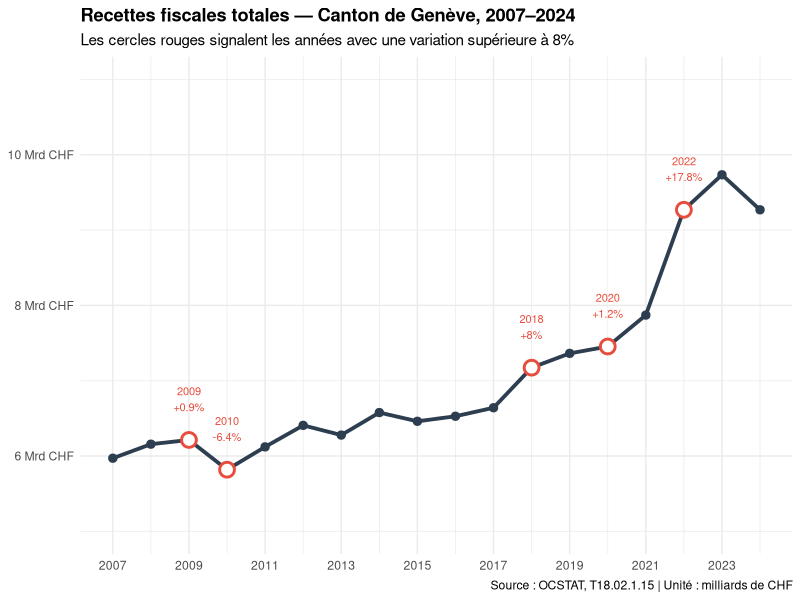
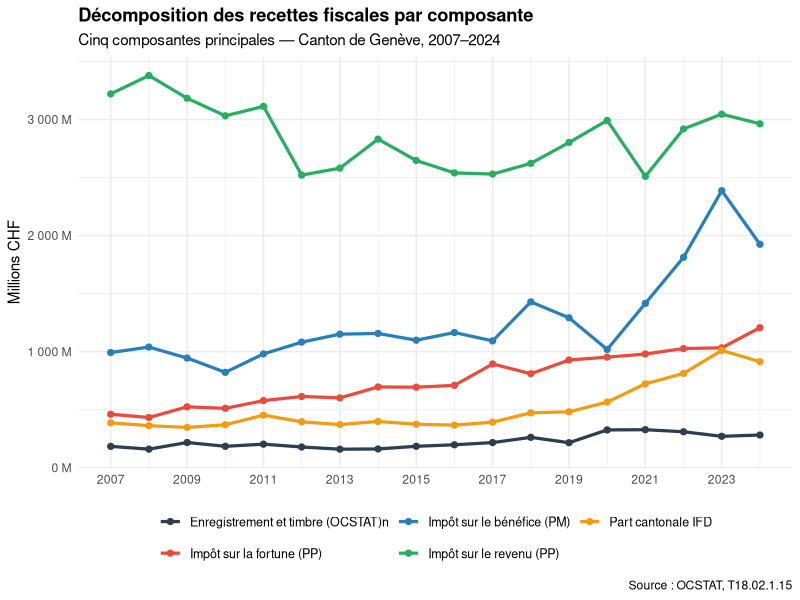
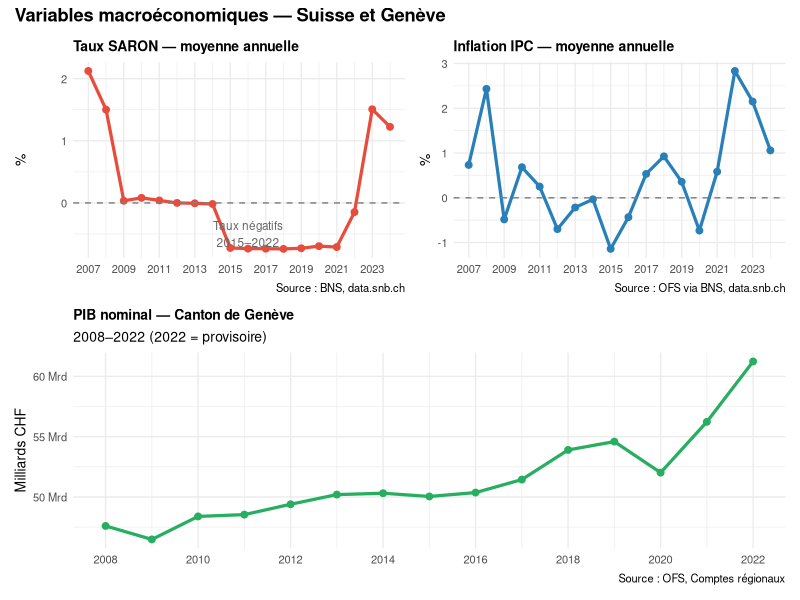
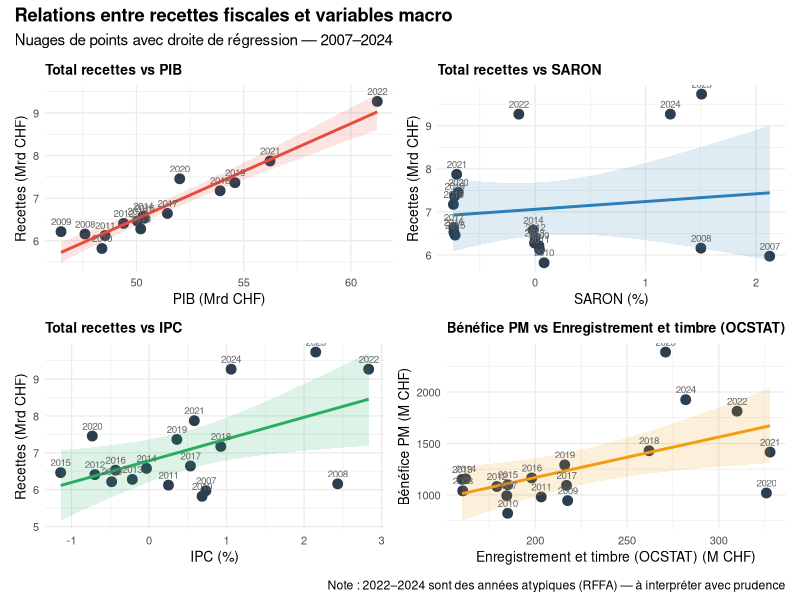
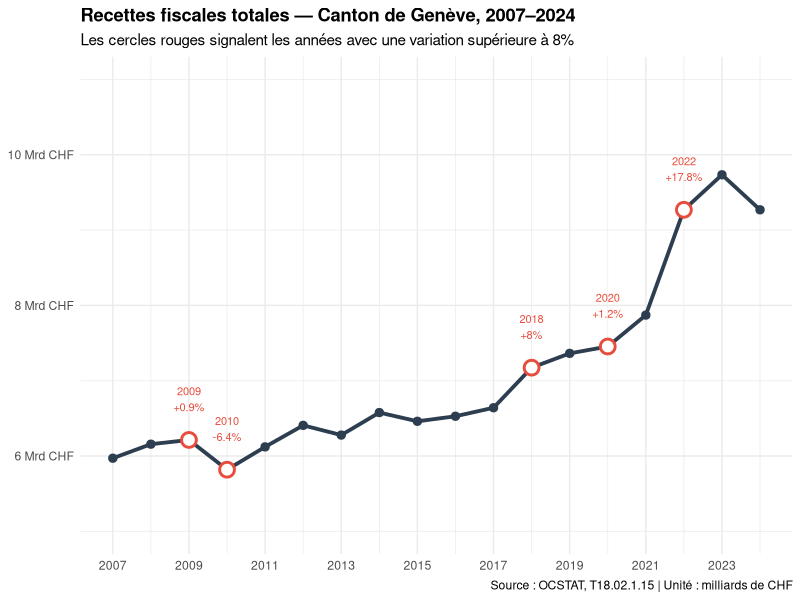
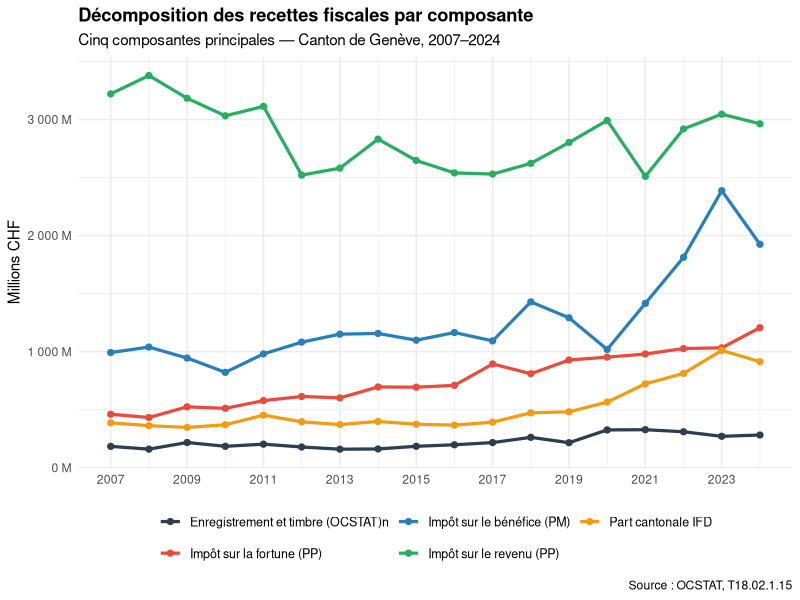

Write the R code that produced these figures, in order.
# =============================================================================
# PROJET : ANALYSE & PRÉVISION DES RECETTES FISCALES GENEVOISES
# Script  : 01_exploration.R
# Auteur  : Frat DAG
# Date    : Avril 2026
# Version : 2.0 — approche inductive
# =============================================================================
# POINT DE DÉPART : on ne sait pas encore quels modèles on va utiliser.
# Ce script laisse les données poser les questions.
# Les questions identifiées ici détermineront le script 02.
# =============================================================================

# -----------------------------------------------------------------------------
# 0. PACKAGES
# -----------------------------------------------------------------------------

library(tidyverse)
library(scales)
library(patchwork)

# -----------------------------------------------------------------------------
# 1. SAISIE DES DONNÉES
# -----------------------------------------------------------------------------
# Source : OCSTAT T18.02.1.15 — Revenus d'impôts de l'État de Genève
# Unité  : millions de CHF, totaux annuels
# Période: 2007–2024 (N=18)
#
# NOTE NOMENCLATURE :
# On n'utilise PAS l'acronyme ICC — à Genève, ICC = Impôts Cantonaux et
# Communaux (terme générique). On utilise "ben_pm" pour l'impôt sur le
# bénéfice des personnes morales, conformément à la nomenclature OCSTAT.
# -----------------------------------------------------------------------------

fiscal <- tibble(
  annee = 2007:2024,
  
  # Impôts sur les personnes physiques
  pp_total   = c(3699.6, 3831.1, 3726.9, 3569.6, 3700.9,
                 3915, 3724, 3941, 3888, 3779, 4005, 4037,
                 4322, 4562, 4285, 5274, 5006, 5171),
  
  ir         = c(3221.0, 3379.0, 3182.9, 3031.9, 3113.1,
                 2521, 2581, 2831, 2647, 2540, 2530, 2622,
                 2802, 2992, 2510, 2919, 3046, 2963),
  
  fortune    = c(461.0, 433.0, 524.8, 512.1, 578.5,
                 614, 602, 696, 694, 710, 894, 810,
                 928, 953, 980, 1027, 1033, 1207),
  
  # Impôts sur les personnes morales
  # ben_pm = impôt sur le bénéfice des personnes morales (nomenclature OCSTAT)
  pm_total   = c(1246.1, 1302.1, 1183.1, 1080.6, 1240.5,
                 1354, 1448, 1465, 1391, 1474, 1420, 1772,
                 1639, 1350, 1684, 2045, 2600, 2108),
  
  ben_pm     = c(992.6, 1039.8, 945.2, 822.0, 980.9,
                 1082, 1151, 1157, 1099, 1165, 1093, 1429,
                 1292, 1019, 1416, 1813, 2387, 1925),
  
  cap_pm     = c(252.9, 259.3, 235.9, 253.6, 255.2,
                 271, 289, 298, 287, 305, 322, 327,
                 342, 311, 263, 215, 204, 183),
  
  # Autres impôts
  # enreg_timbre = "Produits de l'enregistrement et timbre" (nomenclature OCSTAT)
  # Note : agrège droits de mutation immobiliers, droits de timbre
  # et autres droits d'enregistrement — pas uniquement les droits de mutation
  enreg_timbre = c(184.4, 160.4, 217.6, 184.9, 203.2,
                   179, 160, 162, 185, 198, 217, 262,
                   216, 326, 328, 310, 271, 282),
  
  successions = c(98.5, 107.2, 308.4, 194.6, 98.6,
                  105, 132, 261, 147, 207, 152, 157,
                  195, 188, 187, 264, 324, 255),
  
  # Part cantonale à l'impôt fédéral direct
  ifd        = c(387.0, 362.9, 347.5, 370.6, 453.2,
                 396, 372, 399, 375, 367, 393, 473,
                 482, 566, 723, 813, 1011, 913),
  
  # Total
  total      = c(5970.9, 6157.2, 6213.5, 5818.6, 6121.4,
                 6407, 6278, 6577, 6461, 6528, 6641, 7173,
                 7363, 7454, 7871, 9269, 9734, 9269)
)

# -----------------------------------------------------------------------------
# 2. DONNÉES MACRO
# -----------------------------------------------------------------------------

# PIB nominal Genève (OFS — Comptes régionaux)
# Période : 2008–2022 (2022 = provisoire)
pib <- tibble(
  annee  = 2008:2022,
  pib_ge = c(47597, 46480, 48388, 48536, 49397, 50197,
             50311, 50042, 50365, 51443, 53900, 54591,
             52016, 56229, 61231)
)

# SARON mensuel → moyenne annuelle (BNS)
saron_m <- tibble(
  date = c(
    "2000-01","2000-02","2000-03","2000-04","2000-05","2000-06",
    "2000-07","2000-08","2000-09","2000-10","2000-11","2000-12",
    "2001-01","2001-02","2001-03","2001-04","2001-05","2001-06",
    "2001-07","2001-08","2001-09","2001-10","2001-11","2001-12",
    "2002-01","2002-02","2002-03","2002-04","2002-05","2002-06",
    "2002-07","2002-08","2002-09","2002-10","2002-11","2002-12",
    "2003-01","2003-02","2003-03","2003-04","2003-05","2003-06",
    "2003-07","2003-08","2003-09","2003-10","2003-11","2003-12",
    "2004-01","2004-02","2004-03","2004-04","2004-05","2004-06",
    "2004-07","2004-08","2004-09","2004-10","2004-11","2004-12",
    "2005-01","2005-02","2005-03","2005-04","2005-05","2005-06",
    "2005-07","2005-08","2005-09","2005-10","2005-11","2005-12",
    "2006-01","2006-02","2006-03","2006-04","2006-05","2006-06",
    "2006-07","2006-08","2006-09","2006-10","2006-11","2006-12",
    "2007-01","2007-02","2007-03","2007-04","2007-05","2007-06",
    "2007-07","2007-08","2007-09","2007-10","2007-11","2007-12",
    "2008-01","2008-02","2008-03","2008-04","2008-05","2008-06",
    "2008-07","2008-08","2008-09","2008-10","2008-11","2008-12",
    "2009-01","2009-02","2009-03","2009-04","2009-05","2009-06",
    "2009-07","2009-08","2009-09","2009-10","2009-11","2009-12",
    "2010-01","2010-02","2010-03","2010-04","2010-05","2010-06",
    "2010-07","2010-08","2010-09","2010-10","2010-11","2010-12",
    "2011-01","2011-02","2011-03","2011-04","2011-05","2011-06",
    "2011-07","2011-08","2011-09","2011-10","2011-11","2011-12",
    "2012-01","2012-02","2012-03","2012-04","2012-05","2012-06",
    "2012-07","2012-08","2012-09","2012-10","2012-11","2012-12",
    "2013-01","2013-02","2013-03","2013-04","2013-05","2013-06",
    "2013-07","2013-08","2013-09","2013-10","2013-11","2013-12",
    "2014-01","2014-02","2014-03","2014-04","2014-05","2014-06",
    "2014-07","2014-08","2014-09","2014-10","2014-11","2014-12",
    "2015-01","2015-02","2015-03","2015-04","2015-05","2015-06",
    "2015-07","2015-08","2015-09","2015-10","2015-11","2015-12",
    "2016-01","2016-02","2016-03","2016-04","2016-05","2016-06",
    "2016-07","2016-08","2016-09","2016-10","2016-11","2016-12",
    "2017-01","2017-02","2017-03","2017-04","2017-05","2017-06",
    "2017-07","2017-08","2017-09","2017-10","2017-11","2017-12",
    "2018-01","2018-02","2018-03","2018-04","2018-05","2018-06",
    "2018-07","2018-08","2018-09","2018-10","2018-11","2018-12",
    "2019-01","2019-02","2019-03","2019-04","2019-05","2019-06",
    "2019-07","2019-08","2019-09","2019-10","2019-11","2019-12",
    "2020-01","2020-02","2020-03","2020-04","2020-05","2020-06",
    "2020-07","2020-08","2020-09","2020-10","2020-11","2020-12",
    "2021-01","2021-02","2021-03","2021-04","2021-05","2021-06",
    "2021-07","2021-08","2021-09","2021-10","2021-11","2021-12",
    "2022-01","2022-02","2022-03","2022-04","2022-05","2022-06",
    "2022-07","2022-08","2022-09","2022-10","2022-11","2022-12",
    "2023-01","2023-02","2023-03","2023-04","2023-05","2023-06",
    "2023-07","2023-08","2023-09","2023-10","2023-11","2023-12",
    "2024-01","2024-02","2024-03","2024-04","2024-05","2024-06",
    "2024-07","2024-08","2024-09","2024-10","2024-11","2024-12"
  ),
  saron = c(
    2.28,1.342026,2.361749,2.547827,3.047974,3.054887,
    2.778948,3.125945,2.991287,2.967391,2.955805,3.490226,
    3.308556,3.282052,3.250111,3.085493,3.275508,3.283814,
    3.226346,3.123531,2.027698,2.118133,1.960142,1.469348,
    1.203506,1.571053,1.202675,1.418686,0.974746,0.937309,
    0.703175,0.603556,0.50856,0.517184,0.506908,0.362647,
    0.486557,0.562408,0.177559,0.094747,0.13474,0.14823,
    0.111008,0.053337,0.145845,0.113241,0.117566,0.126631,
    0.098549,0.100093,0.110365,0.108065,0.112946,0.360676,
    0.1953,0.173508,0.53447,0.63083,0.503354,0.497394,
    0.654176,0.67587,0.809343,0.646173,0.665846,0.631008,
    0.678098,0.677405,0.674366,0.673334,0.68404,0.609864,
    0.828563,0.895374,1.05294,1.187275,1.11309,1.242492,
    1.345125,1.370228,1.682963,1.627171,1.768215,1.897995,
    1.905279,1.835111,1.979335,2.066636,2.165807,2.418879,
    2.490651,2.3134,2.209981,2.118889,2.115592,1.873853,
    2.241335,2.240998,1.894609,1.850478,1.796851,1.860357,
    1.955679,1.933609,1.666335,0.522862,0.03909,0.019608,
    0.080879,0.035864,0.031394,0.03359,0.034996,0.020048,
    0.016977,0.018446,0.024256,0.045043,0.043573,0.031984,
    0.027068,0.037635,0.052509,0.027666,0.016089,0.059386,
    0.079548,0.318768,0.093595,0.058606,0.15866,0.050282,
    0.10152,0.078858,0.083753,0.030437,0.02816,0.07111,
    0.05025,-0.009758,0.008339,0.002873,0.02014,0.018136,
    -0.012948,-0.001064,0.007232,-0.017135,0.016374,0.027838,
    -0.057817,-0.023866,0.022813,-0.027541,0.04,0.032766,
    -0.028182,-0.035067,-0.017292,-0.008163,-0.024285,0.004224,
    -0.005746,0.010574,-0.001193,-0.016479,-0.033343,0.089315,
    -0.015391,-0.02602,-0.000316,-0.038873,-0.022355,-0.036625,
    -0.034751,0.006218,0.01231,-0.034484,-0.015032,0.003368,
    -0.678498,-0.7561,-0.730568,-0.722648,-0.726401,-0.727129,
    -0.738677,-0.724588,-0.719895,-0.724732,-0.72187,-0.721086,
    -0.723007,-0.733788,-0.737954,-0.726368,-0.729792,-0.765593,
    -0.745432,-0.731087,-0.744965,-0.729412,-0.728146,-0.731921,
    -0.732656,-0.72986,-0.737014,-0.738899,-0.734836,-0.734155,
    -0.732636,-0.732305,-0.742996,-0.737404,-0.736376,-0.746149,
    -0.740278,-0.759249,-0.73834,-0.729806,-0.728226,-0.730086,
    -0.730823,-0.731997,-0.785767,-0.73731,-0.732697,-0.730971,
    -0.731819,-0.738785,-0.737656,-0.73173,-0.73687,-0.74023,
    -0.74512,-0.74726,-0.74627,-0.73297,-0.7065,-0.65925,
    -0.70191,-0.70741,-0.66619,-0.65946,-0.65962,-0.66239,
    -0.7037,-0.70568,-0.71371,-0.71804,-0.72109,-0.726264,
    -0.725018,-0.725267,-0.72334,-0.725071,-0.725578,-0.722566,
    -0.721564,-0.72305,-0.672877,-0.693678,-0.680889,-0.68483,
    -0.696923,-0.698075,-0.701726,-0.701592,-0.692302,-0.195447,
    -0.18865,-0.200623,0.43653,0.470718,0.459251,0.942118,
    0.946142,0.937929,1.418617,1.419656,1.441883,1.706544,
    1.702332,1.705343,1.714893,1.704967,1.701526,1.695237,
    1.698236,1.697838,1.464207,1.444518,1.450122,1.215794,
    1.21096,1.217226,0.957401,0.949059,0.942743,0.451195
  )
)

# IPC mensuel → moyenne annuelle (BNS/OFS)
ipc_m <- tibble(
  date = saron_m$date,
  ipc = c(
    1.6,1.6,1.5,1.4,1.6,1.8,1.9,1.1,1.4,1.3,1.9,1.5,
    1.3,0.8,1,1.2,1.8,1.6,1.4,1.1,0.7,0.6,0.3,0.3,
    0.5,0.7,0.5,1.1,0.6,0.3,-0.1,0.5,0.5,1.2,0.9,0.9,
    0.8,0.9,1.3,0.7,0.4,0.5,0.3,0.5,0.5,0.5,0.5,0.6,
    0.2,0.1,-0.1,0.5,0.9,1.1,0.9,1,0.9,1.3,1.5,1.3,
    1.2,1.4,1.4,1.4,1.1,0.7,1.2,1,1.4,1.3,1,1,
    1.3,1.4,1,1.1,1.4,1.6,1.4,1.5,0.8,0.3,0.5,0.6,
    0.1,0,0.2,0.5,0.5,0.6,0.7,0.4,0.7,1.3,1.8,2,
    2.4,2.4,2.6,2.3,2.9,2.9,3.1,2.9,2.9,2.6,1.5,0.7,
    0.1,0.2,-0.4,-0.3,-1,-1,-1.2,-0.8,-0.9,-0.8,0,0.3,
    1,0.9,1.4,1.4,1.1,0.5,0.4,0.3,0.3,0.2,0.2,0.5,
    0.3,0.5,1,0.3,0.4,0.6,0.5,0.2,0.5,-0.1,-0.5,-0.7,
    -0.8,-0.9,-1,-1,-1,-1.1,-0.7,-0.5,-0.4,-0.2,-0.4,-0.4,
    -0.3,-0.3,-0.6,-0.6,-0.5,-0.1,0,0,-0.1,-0.3,0.1,0.1,
    0.1,-0.1,0,0,0.2,0,-0,-0.1,-0.1,0,-0.1,-0.3,
    -0.5,-0.8,-0.9,-1.1,-1.2,-1,-1.3,-1.4,-1.4,-1.4,-1.4,-1.3,
    -1.3,-0.8,-0.9,-0.4,-0.4,-0.4,-0.2,-0.1,-0.2,-0.2,-0.3,0,
    0.3,0.6,0.6,0.4,0.5,0.2,0.3,0.5,0.7,0.7,0.8,0.8,
    0.7,0.6,0.8,0.8,1,1.1,1.2,1.2,1,1.1,0.9,0.7,
    0.6,0.6,0.7,0.7,0.6,0.6,0.3,0.3,0.1,-0.3,-0.1,0.2,
    0.2,-0.1,-0.5,-1.1,-1.3,-1.3,-0.9,-0.9,-0.8,-0.6,-0.7,-0.8,
    -0.5,-0.5,-0.2,0.3,0.6,0.6,0.7,0.9,0.9,1.2,1.5,1.5,
    1.6,2.2,2.4,2.5,2.9,3.4,3.4,3.5,3.3,3,3,2.8,
    3.3,3.4,2.9,2.6,2.2,1.7,1.6,1.6,1.7,1.7,1.4,1.7,
    1.3,1.2,1,1.4,1.4,1.3,1.3,1.1,0.8,0.6,0.7,0.6
  )
)

# Agrégation annuelle
saron_a <- saron_m %>%
  mutate(annee = as.integer(substr(date, 1, 4))) %>%
  filter(annee >= 2007, annee <= 2024) %>%
  group_by(annee) %>%
  summarise(saron = mean(saron, na.rm = TRUE))

ipc_a <- ipc_m %>%
  mutate(annee = as.integer(substr(date, 1, 4))) %>%
  filter(annee >= 2007, annee <= 2024) %>%
  group_by(annee) %>%
  summarise(ipc = mean(ipc, na.rm = TRUE))

# Tableau consolidé
df <- fiscal %>%
  left_join(pib,     by = "annee") %>%
  left_join(saron_a, by = "annee") %>%
  left_join(ipc_a,   by = "annee")

cat("Tableau consolidé :", nrow(df), "observations,", ncol(df), "variables\n")
cat("Valeurs manquantes par colonne :\n")
print(colSums(is.na(df)))

# -----------------------------------------------------------------------------
# 3. STATISTIQUES DESCRIPTIVES — ON REGARDE LES DONNÉES
# -----------------------------------------------------------------------------
# Avant tout graphique, avant tout test : les chiffres bruts.
# On cherche : ordres de grandeur, tendances visibles, anomalies, ruptures.
# -----------------------------------------------------------------------------

cat("\n=== STATISTIQUES DESCRIPTIVES ===\n")

desc <- df %>%
  dplyr::select(annee, total, ir, ben_pm, fortune,
                enreg_timbre, successions, ifd, saron, ipc, pib_ge) %>%
  summary()
print(desc)

# Taux de croissance annuel moyen (TCAM) — séries fiscales principales
tcam <- function(x, n) (x[n] / x[1])^(1/(n-1)) - 1

cat("\nTCAM 2007–2024 :\n")
cat("  Total recettes :", round(tcam(df$total, 18) * 100, 2), "%\n")
cat("  IR             :", round(tcam(df$ir, 18) * 100, 2), "%\n")
cat("  Bénéfice PM    :", round(tcam(df$ben_pm, 18) * 100, 2), "%\n")
cat("  IFD            :", round(tcam(df$ifd, 18) * 100, 2), "%\n")

# Coefficient de variation (volatilité relative)
cv <- function(x) round(sd(x, na.rm = TRUE) / mean(x, na.rm = TRUE) * 100, 1)

cat("\nCoefficient de variation (%) — mesure de volatilité :\n")
cat("  Total recettes :", cv(df$total), "%\n")
cat("  IR             :", cv(df$ir), "%\n")
cat("  Bénéfice PM    :", cv(df$ben_pm), "%\n")
cat("  Fortune        :", cv(df$fortune), "%\n")
cat("  Enregistrement et timbre (OCSTAT):", cv(df$enreg_timbre), "%\n")
cat("  Successions    :", cv(df$successions), "%\n")
cat("  IFD            :", cv(df$ifd), "%\n")

# Variations annuelles — pour repérer les années atypiques
df <- df %>%
  arrange(annee) %>%
  mutate(
    var_total   = c(NA, diff(total)),
    var_total_p = c(NA, diff(total) / lag(total)[-1] * 100),
    var_ben_pm  = c(NA, diff(ben_pm)),
    var_ifd     = c(NA, diff(ifd))
  )

cat("\nVariations annuelles du total des recettes (M CHF) :\n")
print(df %>% dplyr::select(annee, total, var_total, var_total_p) %>%
        mutate(across(where(is.numeric), ~round(., 1))))

# -----------------------------------------------------------------------------
# 4. GRAPHIQUE 1 — ÉVOLUTION BRUTE DU TOTAL
# -----------------------------------------------------------------------------
# Premier regard : la série telle qu'elle est.
# On annote les années qui semblent atypiques.
# -----------------------------------------------------------------------------

couleurs <- c("#2C3E50", "#E74C3C", "#2980B9", "#27AE60", "#F39C12")

# Identifier les années avec variation > 10% ou < -5%
ruptures <- df %>%
  filter(abs(var_total_p) > 8 | annee %in% c(2009, 2010, 2020)) %>%
  filter(!is.na(var_total_p))

g1 <- ggplot(df, aes(x = annee, y = total)) +
  geom_line(color = couleurs[1], linewidth = 1.3) +
  geom_point(color = couleurs[1], size = 2.5) +
  # Annotations des années atypiques
  geom_point(data = ruptures,
             aes(y = total), color = couleurs[2],
             size = 4, shape = 21, fill = "white", stroke = 1.5) +
  geom_text(data = ruptures,
            aes(y = total,
                label = paste0(annee, "\n",
                               ifelse(var_total_p > 0, "+", ""),
                               round(var_total_p, 1), "%")),
            vjust = -1.2, size = 2.8, color = couleurs[2]) +
  scale_y_continuous(
    labels = label_number(scale = 1/1000, suffix = " Mrd CHF"),
    limits = c(5000, 11000)
  ) +
  scale_x_continuous(breaks = seq(2007, 2024, by = 2)) +
  labs(
    title    = "Recettes fiscales totales — Canton de Genève, 2007–2024",
    subtitle = "Les cercles rouges signalent les années avec une variation supérieure à 8%",
    x = NULL, y = NULL,
    caption  = "Source : OCSTAT, T18.02.1.15 | Unité : milliards de CHF"
  ) +
  theme_minimal(base_size = 11) +
  theme(plot.title = element_text(face = "bold"))

print(g1)

# -----------------------------------------------------------------------------
# 5. GRAPHIQUE 2 — DÉCOMPOSITION PAR COMPOSANTE
# -----------------------------------------------------------------------------
# On regarde chaque composante séparément pour comprendre
# ce qui tire le total vers le haut ou vers le bas.
# -----------------------------------------------------------------------------

df_long <- df %>%
  dplyr::select(annee, ir, ben_pm, fortune, ifd, enreg_timbre) %>%
  pivot_longer(-annee, names_to = "composante", values_to = "valeur") %>%
  mutate(composante = recode(composante,
                             "ir"        = "Impôt sur le revenu (PP)",
                             "ben_pm"    = "Impôt sur le bénéfice (PM)",
                             "fortune"   = "Impôt sur la fortune (PP)",
                             "ifd"       = "Part cantonale IFD",
                             "enreg_timbre"= "Enregistrement et timbre (OCSTAT)n"
  ))

g2 <- ggplot(df_long, aes(x = annee, y = valeur, color = composante)) +
  geom_line(linewidth = 1.1) +
  geom_point(size = 1.8) +
  scale_color_manual(values = couleurs) +
  scale_y_continuous(labels = label_number(suffix = " M")) +
  scale_x_continuous(breaks = seq(2007, 2024, by = 2)) +
  labs(
    title    = "Décomposition des recettes fiscales par composante",
    subtitle = "Cinq composantes principales — Canton de Genève, 2007–2024",
    x = NULL, y = "Millions CHF",
    color    = NULL,
    caption  = "Source : OCSTAT, T18.02.1.15"
  ) +
  theme_minimal(base_size = 11) +
  theme(
    plot.title      = element_text(face = "bold"),
    legend.position = "bottom",
    legend.text     = element_text(size = 9)
  ) +
  guides(color = guide_legend(nrow = 2))

print(g2)

# -----------------------------------------------------------------------------
# 6. GRAPHIQUE 3 — VARIABLES MACRO
# -----------------------------------------------------------------------------

g3_saron <- ggplot(df, aes(x = annee, y = saron)) +
  geom_line(color = couleurs[2], linewidth = 1.1) +
  geom_point(color = couleurs[2], size = 2) +
  geom_hline(yintercept = 0, linetype = "dashed", color = "grey50") +
  annotate("text", x = 2016, y = -0.5,
           label = "Taux négatifs\n2015–2022",
           size = 3, color = "grey40") +
  scale_x_continuous(breaks = seq(2007, 2024, by = 2)) +
  labs(title = "Taux SARON — moyenne annuelle",
       x = NULL, y = "%",
       caption = "Source : BNS, data.snb.ch") +
  theme_minimal(base_size = 10) +
  theme(plot.title = element_text(face = "bold", size = 10))

g3_ipc <- ggplot(df, aes(x = annee, y = ipc)) +
  geom_line(color = couleurs[3], linewidth = 1.1) +
  geom_point(color = couleurs[3], size = 2) +
  geom_hline(yintercept = 0, linetype = "dashed", color = "grey50") +
  scale_x_continuous(breaks = seq(2007, 2024, by = 2)) +
  labs(title = "Inflation IPC — moyenne annuelle",
       x = NULL, y = "%",
       caption = "Source : OFS via BNS, data.snb.ch") +
  theme_minimal(base_size = 10) +
  theme(plot.title = element_text(face = "bold", size = 10))

g3_pib <- ggplot(df %>% filter(!is.na(pib_ge)),
                 aes(x = annee, y = pib_ge)) +
  geom_line(color = couleurs[4], linewidth = 1.1) +
  geom_point(color = couleurs[4], size = 2) +
  scale_y_continuous(labels = label_number(scale = 1/1000,
                                           suffix = " Mrd")) +
  scale_x_continuous(breaks = seq(2008, 2022, by = 2)) +
  labs(title = "PIB nominal — Canton de Genève",
       subtitle = "2008–2022 (2022 = provisoire)",
       x = NULL, y = "Milliards CHF",
       caption = "Source : OFS, Comptes régionaux") +
  theme_minimal(base_size = 10) +
  theme(plot.title = element_text(face = "bold", size = 10))

(g3_saron + g3_ipc) / g3_pib +
  plot_annotation(
    title = "Variables macroéconomiques — Suisse et Genève",
    theme = theme(plot.title = element_text(face = "bold"))
  )

# -----------------------------------------------------------------------------
# 7. GRAPHIQUE 4 — CORRÉLATIONS VISUELLES
# -----------------------------------------------------------------------------
# Avant tout test de corrélation : regarder les nuages de points.
# On cherche des relations visuelles entre les recettes et les variables macro.
# -----------------------------------------------------------------------------

df_corr <- df %>% filter(!is.na(pib_ge))

g4a <- ggplot(df_corr, aes(x = pib_ge/1000, y = total/1000)) +
  geom_point(color = couleurs[1], size = 3) +
  geom_smooth(method = "lm", se = TRUE,
              color = couleurs[2], fill = couleurs[2], alpha = 0.15) +
  geom_text(aes(label = annee), vjust = -0.8, size = 2.5, color = "grey40") +
  labs(title = "Total recettes vs PIB",
       x = "PIB (Mrd CHF)", y = "Recettes (Mrd CHF)") +
  theme_minimal(base_size = 10) +
  theme(plot.title = element_text(face = "bold", size = 10))

g4b <- ggplot(df, aes(x = saron, y = total/1000)) +
  geom_point(color = couleurs[1], size = 3) +
  geom_smooth(method = "lm", se = TRUE,
              color = couleurs[3], fill = couleurs[3], alpha = 0.15) +
  geom_text(aes(label = annee), vjust = -0.8, size = 2.5, color = "grey40") +
  labs(title = "Total recettes vs SARON",
       x = "SARON (%)", y = "Recettes (Mrd CHF)") +
  theme_minimal(base_size = 10) +
  theme(plot.title = element_text(face = "bold", size = 10))

g4c <- ggplot(df, aes(x = ipc, y = total/1000)) +
  geom_point(color = couleurs[1], size = 3) +
  geom_smooth(method = "lm", se = TRUE,
              color = couleurs[4], fill = couleurs[4], alpha = 0.15) +
  geom_text(aes(label = annee), vjust = -0.8, size = 2.5, color = "grey40") +
  labs(title = "Total recettes vs IPC",
       x = "IPC (%)", y = "Recettes (Mrd CHF)") +
  theme_minimal(base_size = 10) +
  theme(plot.title = element_text(face = "bold", size = 10))

g4d <- ggplot(df, aes(x = enreg_timbre, y = ben_pm)) +
  geom_point(color = couleurs[1], size = 3) +
  geom_smooth(method = "lm", se = TRUE,
              color = couleurs[5], fill = couleurs[5], alpha = 0.15) +
  geom_text(aes(label = annee), vjust = -0.8, size = 2.5, color = "grey40") +
  labs(title = "Bénéfice PM vs Enregistrement et timbre (OCSTAT)",
       x = "Enregistrement et timbre (OCSTAT) (M CHF)",
       y = "Bénéfice PM (M CHF)") +
  theme_minimal(base_size = 10) +
  theme(plot.title = element_text(face = "bold", size = 10))

(g4a + g4b) / (g4c + g4d) +
  plot_annotation(
    title    = "Relations entre recettes fiscales et variables macro",
    subtitle = "Nuages de points avec droite de régression — 2007–2024",
    caption  = "Note : 2022–2024 sont des années atypiques (RFFA) — à interpréter avec prudence",
    theme    = theme(plot.title = element_text(face = "bold"))
  )

# -----------------------------------------------------------------------------
# 8. MATRICE DE CORRÉLATION NUMÉRIQUE
# -----------------------------------------------------------------------------

cat("\n=== MATRICE DE CORRÉLATION ===\n")
cat("(sur la fenêtre commune 2008–2022 avec PIB)\n\n")

df_corr_mat <- df %>%
  filter(!is.na(pib_ge)) %>%
  dplyr::select(total, ir, ben_pm, fortune, ifd,
                enreg_timbre, pib_ge, saron, ipc) %>%
  cor(use = "complete.obs") %>%
  round(2)

print(df_corr_mat)

# -----------------------------------------------------------------------------
# 9. IDENTIFICATION DES ANOMALIES ET RUPTURES VISIBLES
# -----------------------------------------------------------------------------

cat("\n=== ANOMALIES ET POINTS ATYPIQUES ===\n\n")

cat("Successions 2009 :", df$successions[df$annee == 2009],
    "M — outlier majeur (médiane :", round(median(df$successions), 0), "M)\n")

cat("Variation totale 2022 :",
    round(df$var_total_p[df$annee == 2022], 1),
    "% — plus forte hausse de la série\n")

cat("Variation totale 2010 :",
    round(df$var_total_p[df$annee == 2010], 1),
    "% — plus forte baisse de la série\n")

cat("IFD 2023 :", df$ifd[df$annee == 2023],
    "M — niveau exceptionnel (médiane :",
    round(median(df$ifd), 0), "M)\n")

cat("Bénéfice PM 2023 :", df$ben_pm[df$annee == 2023],
    "M — niveau exceptionnel (médiane :",
    round(median(df$ben_pm), 0), "M)\n")

# Sauvegarde des graphiques
ggsave("01_total_evolution.png",     g1,    width = 12, height = 6, dpi = 150)
ggsave("01_decomposition.png",       g2,    width = 12, height = 6, dpi = 150)

cat("\n✓ Graphiques sauvegardés\n")

# =============================================================================
# DÉCISION FINALE — CE QUE LES DONNÉES NOUS POSENT COMME QUESTIONS
# =============================================================================
# Cette section est le cœur de l'approche inductive.
# Les questions ici déterminent exactement ce que le script 02 devra faire.
# =============================================================================

cat("\n")
cat("=============================================================\n")
cat("QUESTIONS POSÉES PAR LES DONNÉES — À TRAITER DANS LE SCRIPT 02\n")
cat("=============================================================\n\n")

cat("Q1 — STATIONNARITÉ\n")
cat("    Les séries ont une tendance de fond visible et des ruptures en 2010\n")
cat("    et 2022. Sont-elles stationnaires ? De quel ordre d'intégration ?\n")
cat("    → Tests ADF et Phillips-Perron sur chaque série principale\n\n")

cat("Q2 — RUPTURES STRUCTURELLES\n")
cat("    2009 (successions), 2010 (baisse post-crise), 2020 (COVID),\n")
cat("    2022-2023 (RFFA) sont des années visuellement atypiques.\n")
cat("    Ces ruptures sont-elles statistiquement confirmées ?\n")
cat("    → Test de Chow sur 2009, 2020 et 2022\n\n")

cat("Q3 — OUTLIER SUCCESSIONS 2009\n")
cat("    308M en 2009 contre une médiane de ~190M.\n")
cat("    Comment traiter cet outlier dans les modèles ?\n")
cat("    → Dummy variable ou exclusion à documenter\n\n")

cat("Q4 — COINTÉGRATION\n")
cat("    Si total, ben_pm et ifd sont I(1), sont-ils cointégrés ?\n")
cat("    La réponse détermine VAR en différences vs VECM.\n")
cat("    → Test de Johansen sur la fenêtre commune disponible\n\n")

cat("Q5 — RELATIONS AVEC LES VARIABLES MACRO\n")
cat("    La matrice de corrélation montre des corrélations élevées\n")
cat("    mais potentiellement spurieuses (séries non stationnaires).\n")
cat("    → À traiter après les tests de stationnarité\n\n")

cat("Q6 — TRAITEMENT DE LA RFFA\n")
cat("    La hausse 2022-2023 est partiellement attribuable à la RFFA.\n")
cat("    Faut-il une dummy variable ? À partir de quelle année ?\n")
cat("    → Dummy RFFA = 1 à partir de 2022, testée formellement\n\n")

cat("→ Le script 02 répondra à ces 6 questions dans cet ordre.\n")
cat("→ Les réponses détermineront les modèles du script 03.\n")
